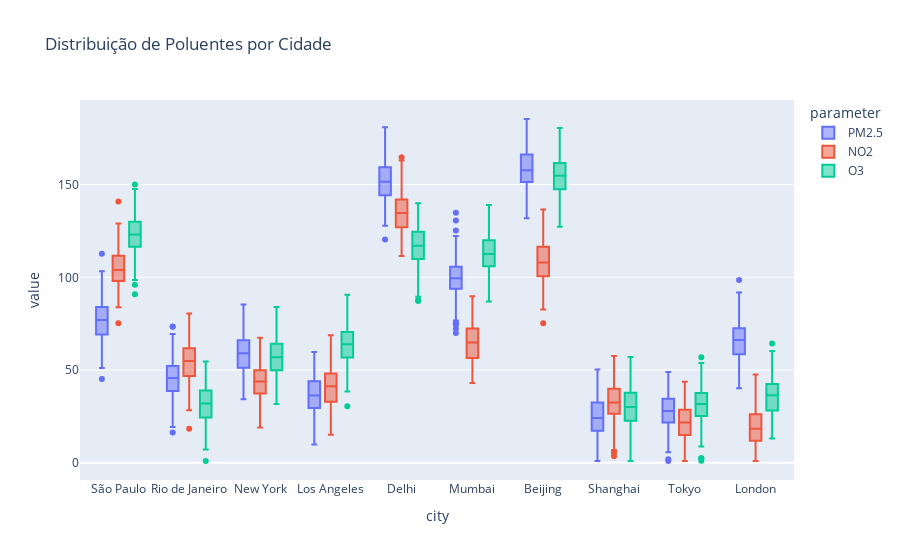

This figure's notebook cell:
### Markdown cell above
"""
# 📊 Análise Exploratória - Qualidade do Ar
## Projeto: Análise de Qualidade do Ar em Cidades Globais

**Autor:** [David Matias]
**Data:** 29/12/2025
**Versão:** 1.0

Este notebook realiza análise exploratória dos dados de qualidade do ar.
"""

### Code cell
# Análise Exploratória - Qualidade do Ar

import sys
sys.path.append('../src')

import pandas as pd
import numpy as np
import matplotlib.pyplot as plt
import seaborn as sns
import plotly.express as px

# Configurações
plt.style.use('seaborn-v0_8-darkgrid')
sns.set_palette('husl')
pd.set_option('display.max_columns', None)

# Carregar dados
from data_collection import DataCollector
from data_cleaning import clean_air_quality_data

print("📥 Carregando dados...")
collector = DataCollector()
raw_data = collector.get_data(use_sample=True)
cleaned_data = clean_air_quality_data(raw_data, save_path=None)

print(f"✅ Dados carregados: {len(cleaned_data):,} registros")
print(f"📅 Período: {cleaned_data['date'].min()} a {cleaned_data['date'].max()}")
print(f"🏙️ Cidades: {cleaned_data['city'].nunique()}")
print(f"🌫️ Poluentes: {', '.join(cleaned_data['parameter'].unique())}")

# Visualização básica
fig = px.box(cleaned_data, x='city', y='value', color='parameter',
             title='Distribuição de Poluentes por Cidade')
fig.show()

### Figure 1 — Plotly figure (JSON) as saved in the notebook; plotly's stock layout.template omitted (floating-point values rounded to 4 significant figures; data arrays with more than 128 entries replaced by an {"elided": "..."} marker saying what was removed)
{"data": [{"alignmentgroup": "True", "hovertemplate": "parameter=PM2.5<br>city=%{x}<br>value=%{y}<extra></extra>", "legendgroup": "PM2.5", "marker": {"color": "#636efa"}, "name": "PM2.5", "notched": false, "offsetgroup": "PM2.5", "orientation": "v", "showlegend": true, "type": "box", "x": {"elided": "1800 str values"}, "x0": " ", "xaxis": "x", "y": {"elided": "1800 float values"}, "y0": " ", "yaxis": "y"}, {"alignmentgroup": "True", "hovertemplate": "parameter=NO2<br>city=%{x}<br>value=%{y}<extra></extra>", "legendgroup": "NO2", "marker": {"color": "#EF553B"}, "name": "NO2", "notched": false, "offsetgroup": "NO2", "orientation": "v", "showlegend": true, "type": "box", "x": {"elided": "1800 str values"}, "x0": " ", "xaxis": "x", "y": {"elided": "1800 float values"}, "y0": " ", "yaxis": "y"}, {"alignmentgroup": "True", "hovertemplate": "parameter=O3<br>city=%{x}<br>value=%{y}<extra></extra>", "legendgroup": "O3", "marker": {"color": "#00cc96"}, "name": "O3", "notched": false, "offsetgroup": "O3", "orientation": "v", "showlegend": true, "type": "box", "x": {"elided": "1800 str values"}, "x0": " ", "xaxis": "x", "y": {"elided": "1800 float values"}, "y0": " ", "yaxis": "y"}], "layout": {"boxmode": "group", "legend": {"title": {"text": "parameter"}, "tracegroupgap": 0}, "title": {"text": "Distribuição de Poluentes por Cidade"}, "xaxis": {"anchor": "y", "domain": [0, 1], "title": {"text": "city"}}, "yaxis": {"anchor": "x", "domain": [0, 1], "title": {"text": "value"}}}}
